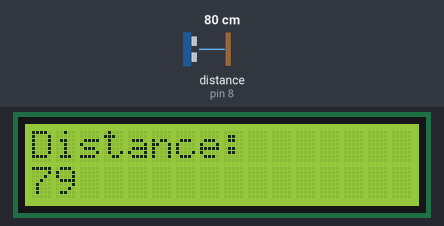
This sketch was run on a simulated Arduino Uno, built with avr-gcc and run on an emulated ATmega328P. On the bench: 16×2 character LCD. Wiring (inferred from the names in the program): ultrasonic range finder: trigger pin 9; echo pin 8. Inputs (shaded band) come from the test bench; at power-on: distance to the obstacle (sensor on pin 8) 80 cm. The echo pulse lasts 58.3 µs per cm.

Above: at 1.2 s.
1.3 s: distance to the obstacle (sensor on pin 8) set to 2 cm
At 1.48 s:
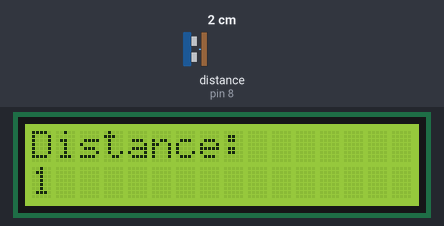
2.8 s: distance to the obstacle (sensor on pin 8) set to 4 cm
At 3.01 s:
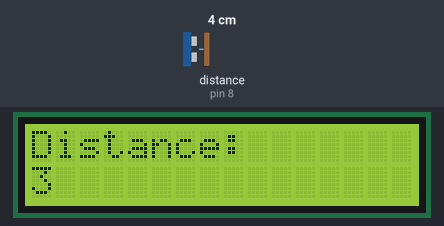
4.3 s: distance to the obstacle (sensor on pin 8) set to 9 cm
At 4.54 s:
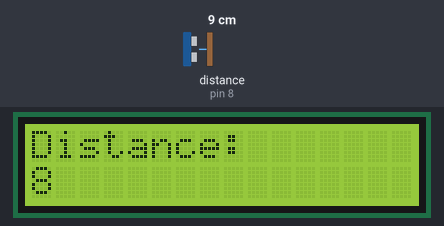
5.9 s: distance to the obstacle (sensor on pin 8) set to 250 cm
At 6.08 s:
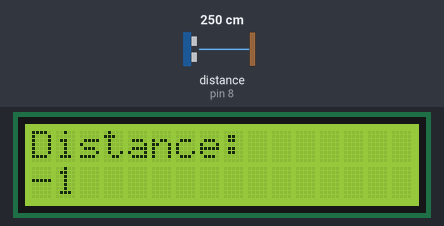

Measured:
- after the input at 1.3 s, the display: first differs from a run without the input after 0.06 s (image 1)
- after the input at 2.8 s, the display: first differs from a run without the input after 0.09 s (image 2)
- after the input at 4.3 s, the display: first differs from a run without the input after 0.12 s (image 3)
- after the input at 5.9 s, the display: first differs from a run without the input after 0.06 s (image 4)

The sketch:

dist_sensor_lcd.ino
```cpp
#include <LiquidCrystal.h>

#define dist_echo 8 // Echo Pin
#define dist_trig 9 // Trigger Pin
LiquidCrystal lcd(11, 10, 5, 4, 3, 2);


int maximumRange = 200;
int minimumRange = 0;
long duration, distance;

void setup() {
   pinMode(dist_trig, OUTPUT);
   pinMode(dist_echo, INPUT);

  lcd.begin(16, 2);
}

void loop() {
  lcd.clear();
  lcd.print("Distance:");
  lcd.setCursor(0, 1);

  digitalWrite(dist_trig, LOW);
  delayMicroseconds(2);
  digitalWrite(dist_trig, HIGH);
  delayMicroseconds(10);
  digitalWrite(dist_trig, LOW);

  duration = pulseIn(dist_echo, HIGH);
  distance = duration / 58.2;

  if (distance >= maximumRange || distance <= minimumRange) {
    lcd.print("-1");
  } else {
    lcd.print(distance);
  }

  delay(250);
}
```
